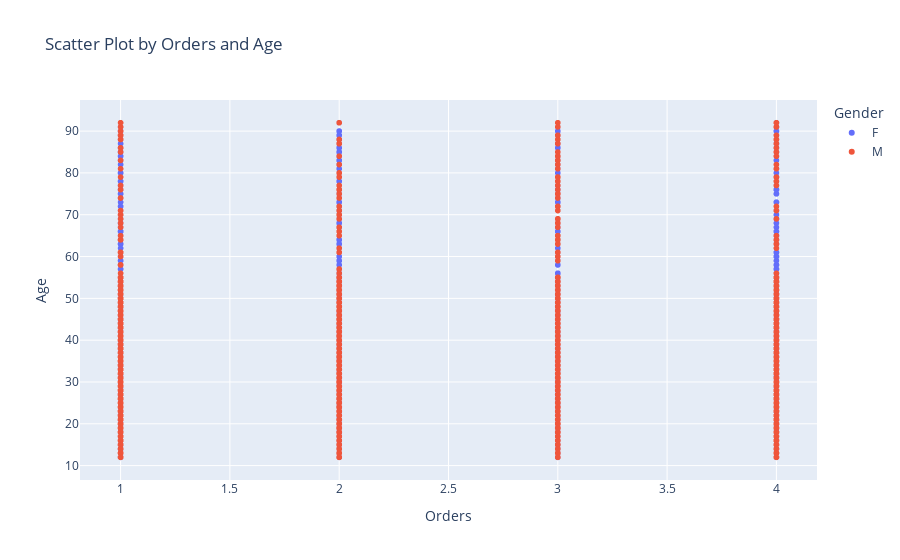

Notebook code cell kept with this figure:
### Code cell
# Create the interactive scatter plot using Plotly Express
fig = px.scatter(df, x='Orders', y='Age', color='Gender', title='Scatter Plot by Orders and Age',
                 labels={'Orders': 'Orders', 'Age': 'Age', 'Gender': 'Gender'})

# Update the layout for better readability
fig.update_layout(xaxis_title='Orders', yaxis_title='Age')

# Show the plot
fig.show()

### Figure 1 — Plotly figure (JSON) as saved in the notebook; plotly's stock layout.template omitted (floating-point values rounded to 4 significant figures; data arrays with more than 128 entries replaced by an {"elided": "..."} marker saying what was removed)
{"data": [{"hovertemplate": "Gender=F<br>Orders=%{x}<br>Age=%{y}<extra></extra>", "legendgroup": "F", "marker": {"color": "#636efa", "symbol": "circle"}, "mode": "markers", "name": "F", "showlegend": true, "type": "scattergl", "x": {"elided": "7832 int values"}, "xaxis": "x", "y": {"elided": "7832 int values"}, "yaxis": "y"}, {"hovertemplate": "Gender=M<br>Orders=%{x}<br>Age=%{y}<extra></extra>", "legendgroup": "M", "marker": {"color": "#EF553B", "symbol": "circle"}, "mode": "markers", "name": "M", "showlegend": true, "type": "scattergl", "x": {"elided": "3407 int values"}, "xaxis": "x", "y": {"elided": "3407 int values"}, "yaxis": "y"}], "layout": {"legend": {"title": {"text": "Gender"}, "tracegroupgap": 0}, "title": {"text": "Scatter Plot by Orders and Age"}, "xaxis": {"anchor": "y", "domain": [0, 1], "title": {"text": "Orders"}}, "yaxis": {"anchor": "x", "domain": [0, 1], "title": {"text": "Age"}}}}
